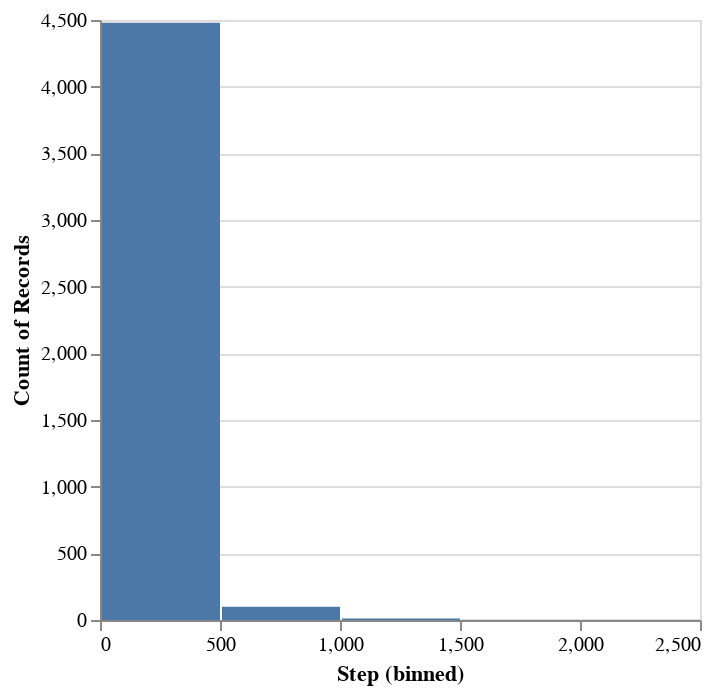

The notebook cell this image was saved under:
### Code cell
converged_df["Step"].plot.hist()

### Figure 1 — Vega-Lite specification as saved in the notebook (floating-point values rounded to 4 significant figures; data arrays with more than 128 entries replaced by an {"elided": "..."} marker saying what was removed)
{"config": {"view": {"continuousWidth": 300, "continuousHeight": 300}}, "data": {"name": "data-f28277e1c7a3adfafb08e801231254b8"}, "mark": {"type": "bar", "tooltip": true}, "encoding": {"x": {"bin": true, "field": "Step", "type": "quantitative"}, "y": {"aggregate": "count", "type": "quantitative"}}, "params": [{"name": "param_2", "select": {"type": "interval", "encodings": ["x", "y"]}, "bind": "scales"}], "$schema": "https://vega.github.io/schema/vega-lite/v5.20.1.json", "datasets": {"data-f28277e1c7a3adfafb08e801231254b8": {"elided": "4594 records"}}}
